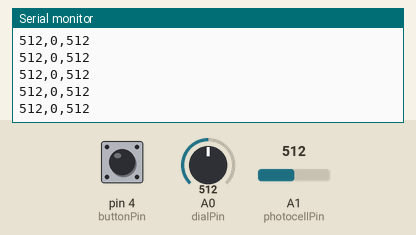
Simulated run of this sketch. Board: Arduino Uno, built with avr-gcc and run on an emulated ATmega328P. Shown: the last lines printed to the serial monitor. The test bench sets the inputs (shaded band); at power-on: A1 (photocellPin) = 512, pin 4 (buttonPin) LOW, A0 (dialPin) = 512.

Above: at 7.2 s.
7.3 s: A1 (photocellPin) set to 8
At 8.3 s:
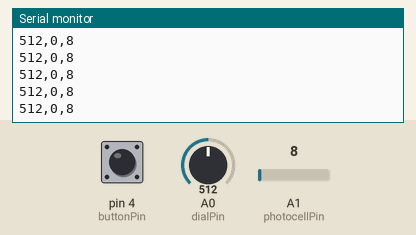
10.3 s: A1 (photocellPin) set to 11
At 11.1 s:
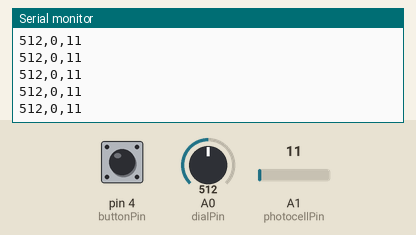
Timing chart, 0 to 13.3 s (numbered marks = the images above; inputs shaded):
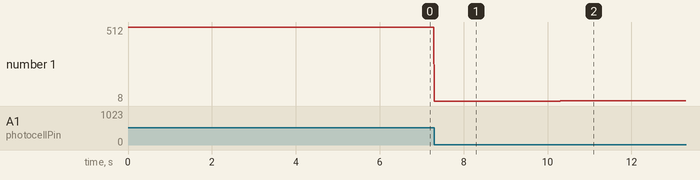

The sketch:

SliderController.ino
```cpp
const int dialPin = A0;
int dialValue = 0;

const int buttonPin = 4;
int buttonValue = 0;
int consecutiveHighs = 0;

const int photocellPin = A1;
int photocellValue = 0;

void setup() {
  // put your setup code here, to run once:
  pinMode(buttonPin, INPUT);
  Serial.begin(9600);
}

void loop() {
  // put your main code here, to run repeatedly:
  dialValue = analogRead(dialPin);

  ReadButton();

  photocellValue = analogRead(photocellPin);

  PrintToSerial(dialValue, buttonValue, photocellValue);
}

void PrintToSerial(int dialValue, int buttonValue, int photocellValue) {
  Serial.flush();
  Serial.print(dialValue);
  Serial.print(",");
  Serial.print(buttonValue);
  Serial.print(",");
  Serial.println(photocellValue);
  delay(10);
}

void ReadButton()
{
  buttonValue = digitalRead(buttonPin);

  if (buttonValue == HIGH)
  {
    consecutiveHighs++;
  }
  if (buttonValue == LOW)
  {
    consecutiveHighs = 0;
  }

  if (consecutiveHighs < 10)
  {
    buttonValue = LOW;
  }
}
```

Measured:
- after the input at 7.3 s, the serial monitor: prints a new line at once (image 1)
- after the input at 10.3 s, the serial monitor: prints a new line at once (image 2)
- plotted number 1: 512 → 8 after the input at 7.3 s, 8 → 11 after the input at 10.3 s
